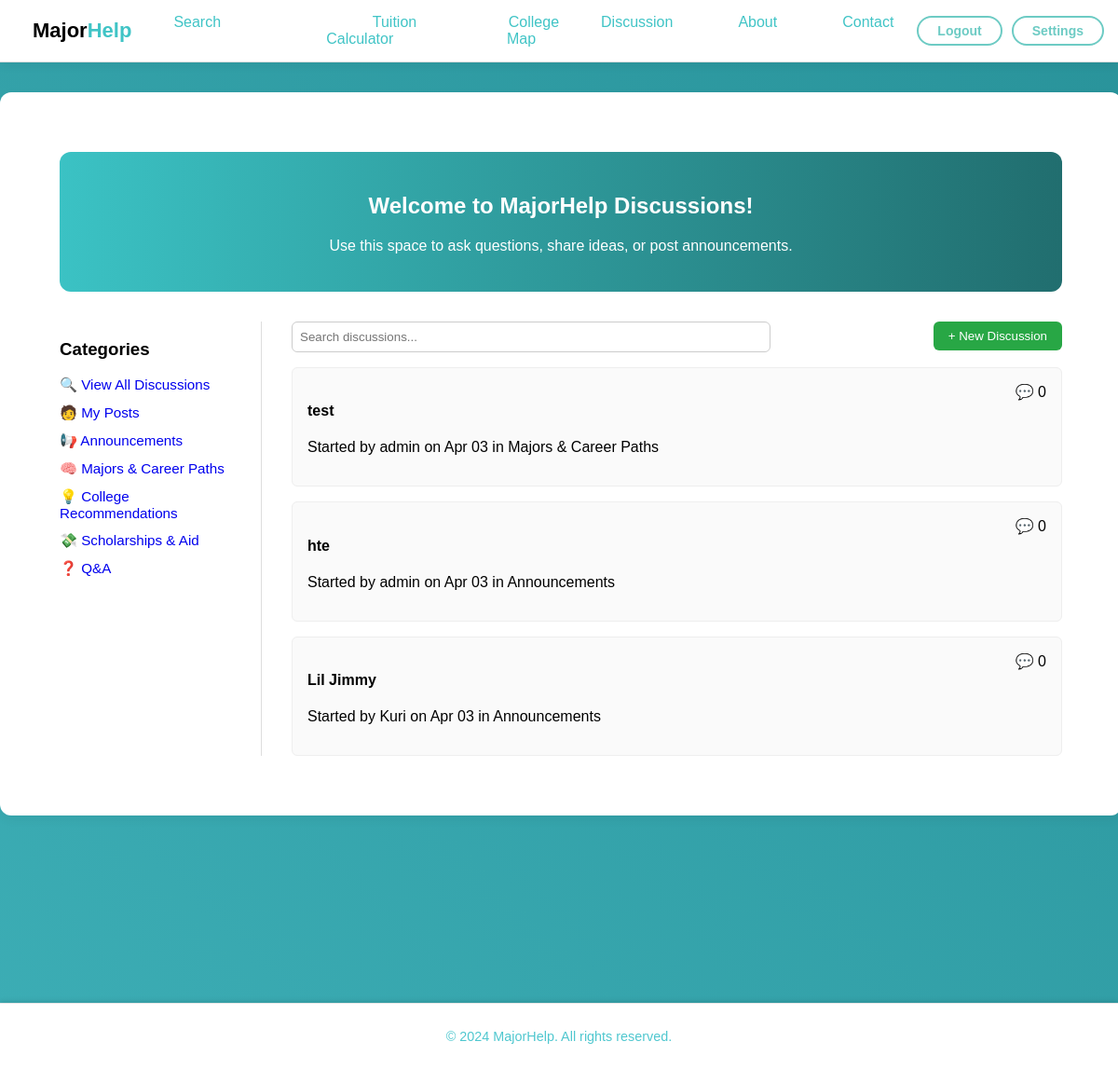
Before: /discussion/ (signed in) with the older database file.
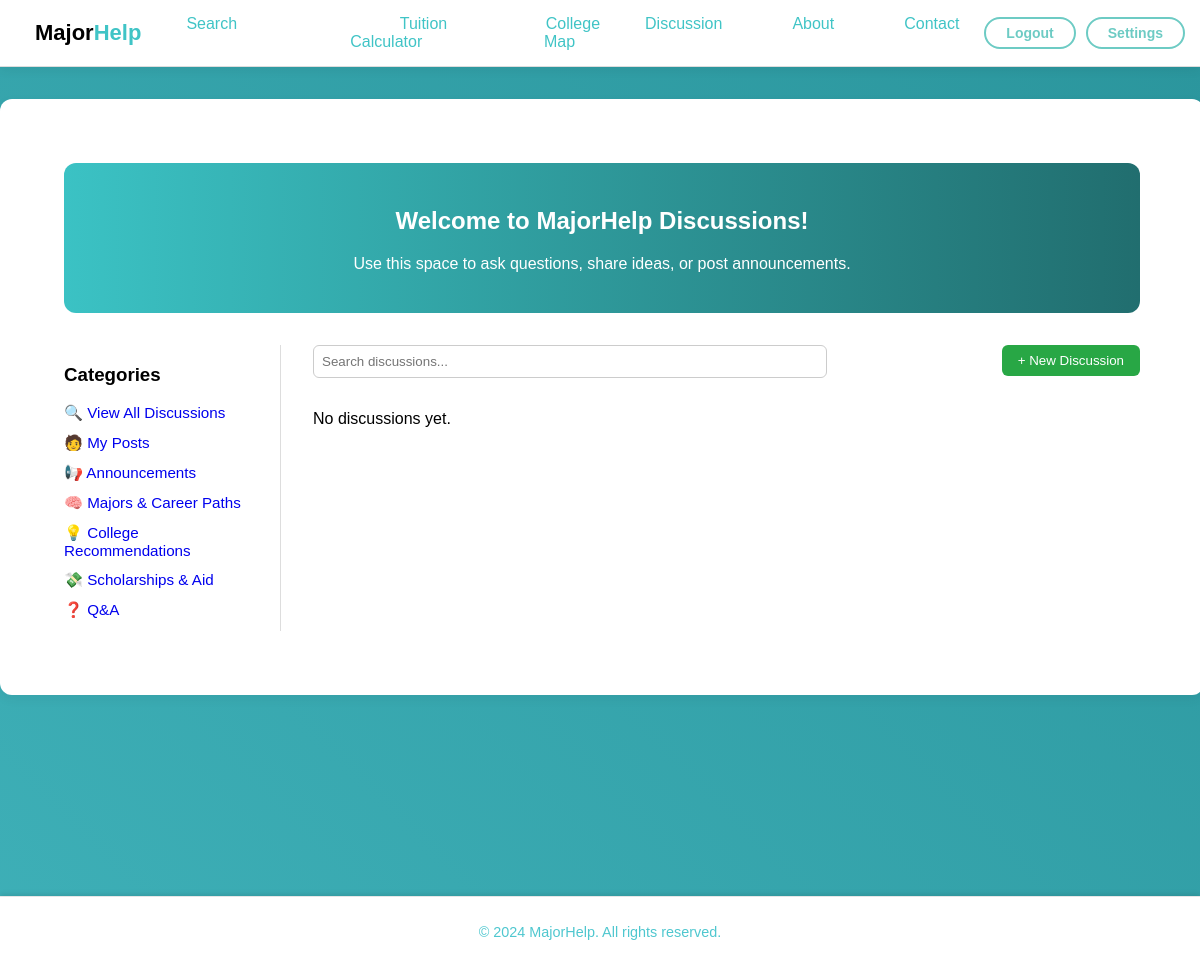
After: the same page with the newer database file.
### MajorHelp/discussion_models.py (models this page shows, shortened)
class DiscussionThread(models.Model):
    category = models.ForeignKey(DiscussionCategory, on_delete=models.CASCADE, related_name='threads')
    title = models.CharField(max_length=200)
    content = models.TextField()
    author = models.ForeignKey(settings.AUTH_USER_MODEL, on_delete=models.CASCADE)
    created_at = models.DateTimeField(auto_now_add=True)
    updated_at = models.DateTimeField(auto_now=True)
    is_pinned = models.BooleanField(default=False)

class DiscussionCategory(models.Model):
    name = models.CharField(max_length=100)
    description = models.TextField(blank=True)

### MajorHelp/models.py (models this page shows, shortened)
class CustomUser(AbstractUser):
    ROLE_CHOICES = [
        ('prospective_student', 'Prospective Student'),
        ('current_student', 'Current Student'),
        ('alumni', 'Alumni'),
        ('university_staff', 'University Staff'),
        ('admin', 'Admin')
   ]
    role = models.CharField(max_length=20, choices=ROLE_CHOICES, default='prospective_student')
    email = models.EmailField(unique=True)  # Ensure email is unique
    REQUIRED_FIELDS = ['email']  # Require email during user creation
    objects = CustomUserManager()
    savedCalcs = models.JSONField(default=dict) # passing a callable nstead of {} to make sure everyone gets a independent json

### MajorHelp/views.py (the view)
# urls.py: path('discussion/', views.discussion_board, name='discussion_board'),
@login_required
def discussion_board(request):
    category_id = request.GET.get('category')
    threads = DiscussionThread.objects.select_related('author', 'category').order_by('-created_at')
    if category_id:
        threads = threads.filter(category_id=category_id)
    return render(request, 'discussion/discussion_board.html', {'threads': threads})

### MajorHelp/templates/discussion/discussion_board.html (shortened to what this page needs)
{% extends 'base.html' %}
{% block content %}
<div class="discussion-white-wrapper">
    <div class="discussion-page">
        <div class="discussion-header">
            <h2>Welcome to MajorHelp Discussions!</h2>
            <p>Use this space to ask questions, share ideas, or post announcements.</p>
        </div>
        <div class="discussion-body">
            <div class="discussion-sidebar">
                <h3>Categories</h3>
                <ul>
                    <li><a href="{% url 'MajorHelp:discussion_board' %}">🔍 View All Discussions</a></li>
                    <li><a href="{% url 'MajorHelp:my_threads' %}"><strong>🧑</strong> My Posts</a></li>
                    <li><a href="{% url 'MajorHelp:discussion_board' %}?category=1">📢 Announcements</a></li>
                    <li><a href="{% url 'MajorHelp:discussion_board' %}?category=2">🧠 Majors & Career Paths</a></li>
                    <li><a href="{% url 'MajorHelp:discussion_board' %}?category=3">💡 College Recommendations</a></li>
                    <li><a href="{% url 'MajorHelp:discussion_board' %}?category=4">💸 Scholarships & Aid</a></li>
                    <li><a href="{% url 'MajorHelp:discussion_board' %}?category=5">❓ Q&A</a></li>
                </ul>
            </div>
            <div class="discussion-main">
                <div class="discussion-actions">
                    <input type="text" placeholder="Search discussions..." class="search-input">
                    <a href="{% url 'MajorHelp:create_thread' %}">
                        <button class="new-discussion-button">+ New Discussion</button>
                    </a>
                </div>
                <div class="discussion-list">
                    {% for thread in threads %}
                        <a href="{% url 'MajorHelp:discussion_detail' pk=thread.pk %}" class="discussion-link">
                            <div class="discussion-post">
                                <div>
                                    <h4>{{ thread.title }}</h4>
                                    <p>Started by {{ thread.author.username }} on {{ thread.created_at|date:"M d" }} in {{ thread.category.name }}</p>
                                </div>
                                <div class="comment-count">💬 {{ thread.replies.count }}</div>
                            </div>
                        </a>
                    {% empty %}
                        <p>No discussions yet.</p>
                    {% endfor %}
                </div>
            </div>
        </div>
    </div>
</div>
{% endblock %}

### MajorHelp/templates/base.html (shortened to what this page needs)
{% load static %}
<!DOCTYPE html>
<html lang="en">
<head>
    <link rel="stylesheet" href="{% static 'css/common/styles.css' %}">
    <link rel="stylesheet" href="{% static 'css/navbar/navbar.css' %}">
    <link rel="stylesheet" href="{% static 'css/footer/footer.css' %}">
    <link rel="stylesheet" href="{% static 'css/home/home.css' %}">
    <link rel="stylesheet" href="{% static 'css/login/login.css' %}">
    <link rel="stylesheet" href="{% static 'css/signup/signup.css' %}">
    <link rel="stylesheet" href="{% static 'css/settings/settings.css' %}">
    <link rel="stylesheet" href="{% static 'css/email/email.css' %}">
    <link rel="stylesheet" href="{% static 'css/discussion/discussion.css' %}">
    <link rel="stylesheet" href="{% static 'css/discussion/create_thread.css' %}">
    <link rel="stylesheet" href="{% static 'css/discussion/discussion_detail.css' %}">
    <link rel="stylesheet" href="{% static 'css/majorchat/majorchat.css' %}">
    <link rel="stylesheet" href="{% static 'css/map/college_map.css' %}">
    {% block stylesheet %}
    <link rel="stylesheet" href="{% static 'css/common/styles.css' %}">
    {% endblock %}
</head>
<body>
    {% block navbar %}
        {% include "navbar.html" %}
    {% endblock %}
    <div class="content">
        {% block content %}{% endblock content %}
    </div>
    <div style="height: 50px;padding: 20px 0;"></div>
    <footer class="footer">
        <p>&copy; 2024 MajorHelp. All rights reserved.</p>
    </footer>
</body>
</html>

### MajorHelp/templates/navbar.html (shortened to what this page needs)
{% load static %}
{% block navbar %}
<link rel="stylesheet" href="{% static 'css/navbar/navbar.css' %}">
<nav class="navbar">
    <div class="logo">
        <a href="{% url 'MajorHelp:home' %}" class="brand">
            Major<span class="highlight">Help</span>
        </a>
    </div>
    <ul class="nav-links">
        <li><a href="{% url 'MajorHelp:search' %}">Search</a></li>
        <li><a href="{% url 'MajorHelp:calc' %}">Tuition Calculator</a></li>
        <li><a href="{% url 'MajorHelp:college_map' %}">College Map</a></li>
        {% if user.is_authenticated %}
            <li><a href="{% url 'MajorHelp:discussion_board' %}">Discussion</a></li>
        {% endif %}
        <li><a href="{% url 'MajorHelp:about' %}">About</a></li>
        <li><a href="{% url 'MajorHelp:contact' %}">Contact</a></li>
    </ul>
    <div class="auth-buttons">
        {% if user.is_authenticated %}
            <form action="{% url 'logout' %}" method="post" class="logout-form">
                <button type="submit" class="logout-button">Logout</button>
            </form>
            <a href="{% url 'MajorHelp:settings' %}" class="settings-button">Settings</a>
        {% else %}
            <a href="{% url 'MajorHelp:login' %}" class="sign-in">Sign In</a>
            <a href="{% url 'MajorHelp:signup' %}" class="register">Register</a>
        {% endif %}
    </div>
</nav>
{% endblock %}

### MajorHelp/static/css/common/styles.css (style rules this page uses)
body, html { height: auto; overflow-y: auto; }
nav { background-color: #ffffff; padding: 10px; text-align: right; }
nav a, .logout-link { text-decoration: none; color: #333; padding: 10px; margin: 0 10px; cursor: pointer; background: none; border: none; font: inherit; }
.navbar a, .logout-link { margin-right: 15px; }
html { scrollbar-width: thin; scrollbar-color: #888 #f1f1f1; }

### MajorHelp/static/css/navbar/navbar.css (style rules this page uses)
body, ul, li, a, form, button { margin: 0; padding: 0; box-sizing: border-box; text-decoration: none; list-style: none; }
body { font-family: Arial, sans-serif; }
.navbar { display: flex; justify-content: space-between; align-items: center; padding: 10px 20px; background-color: #fff; border-bottom: 1px solid #ddd; }
.logo { display: flex; align-items: center; }
.brand { font-size: 24px; font-weight: bold; color: #333; }
.highlight { color: #40c4c6; }
.nav-links { display: flex; gap: 15px; list-style: none; margin: 0; padding: 0; margin-left: auto; }
.nav-links li a { font-size: 16px; color: #40c4c6; transition: color 0.3s; }
.auth-buttons { display: flex; gap: 10px; }
.sign-in, .register, .logout-button, .settings-button { padding: 8px 15px; font-size: 14px; border-radius: 20px; border: 2px solid #40c4c6; transition: all 0.3s; }
.logout-button { background-color: #fff; color: #40c4c6; border: 2px solid #40c4c6; cursor: pointer; }
.settings-button { color: #40c4c6; background-color: #fff; color: #40c4c6; border: 2px solid #40c4c6; cursor: pointer; }

### MajorHelp/static/css/footer/footer.css (style rules this page uses)
.footer { position: fixed; bottom: 0; width: 100%; height: 50px; background-color: white; text-align: center; padding: 10px 0; border-top: 1px solid #e6e6e6; box-shadow: 0 -2px 5px rgba(0, 0, 0, 0.1); z-index: 1000; display: flex; justify-content: center; align-items: center; }
.footer p { margin: 0; color: #4FC7CF; font-size: 0.9rem; }

### MajorHelp/static/css/login/login.css (style rules this page uses)
body { height: 100vh; background: linear-gradient(45deg, #4FC7CF, #15787f); background-size: 300% 300%; animation: gradientAnimation 6s ease infinite; }

### MajorHelp/static/css/settings/settings.css (style rules this page uses)
.highlight { color: #4FC7CF; }

### MajorHelp/static/css/discussion/discussion.css (style rules this page uses)
.discussion-white-wrapper { background-color: white; padding: 2rem; border-radius: 12px; margin: 2rem auto; width: 95%; max-width: 1500px; box-shadow: 0 4px 12px rgba(0, 0, 0, 0.05); }
.discussion-page { display: flex; flex-direction: column; padding: 2rem; }
.discussion-header { background: linear-gradient(to right, #3bc2c4, #216e6f); padding: 1.5rem; color: white; border-radius: 12px; margin-bottom: 2rem; text-align: center; }
.discussion-body { display: flex; gap: 2rem; }
.discussion-sidebar { flex: 0 0 200px; border-right: 1px solid #ddd; padding-right: 1rem; }
.discussion-sidebar ul { list-style: none; padding-left: 0; }
.discussion-sidebar li { margin-bottom: 0.75rem; font-size: 0.95rem; }
.discussion-main { flex: 1; }
.discussion-actions { display: flex; justify-content: space-between; margin-bottom: 1rem; }
.search-input { padding: 0.5rem; width: 60%; border: 1px solid #ccc; border-radius: 6px; }
.new-discussion-button { background-color: #28a745; color: white; border: none; padding: 0.5rem 1rem; border-radius: 6px; cursor: pointer; }
.discussion-list { display: flex; flex-direction: column; gap: 1rem; }

### MajorHelp/static/css/discussion/discussion_detail.css (style rules this page uses)
body::after { content: ''; display: block; height: 150px; }

### MajorHelp/static/css/majorchat/majorchat.css (style rules this page uses)
body { margin: 0; font-family: 'Segoe UI', sans-serif; }

Changed rows visible on the page:
removed DiscussionThread: title "test", author.username "admin", created_at "Apr 03", category.name "Majors & Career Paths", replies.count "0"
removed DiscussionThread: title "hte", author.username "admin", created_at "Apr 03", category.name "Announcements", replies.count "0"
removed DiscussionThread: title "Lil Jimmy", author.username "Kuri", created_at "Apr 03", category.name "Announcements", replies.count "0"
Other visible differences:
text now shown: "No discussions yet."
